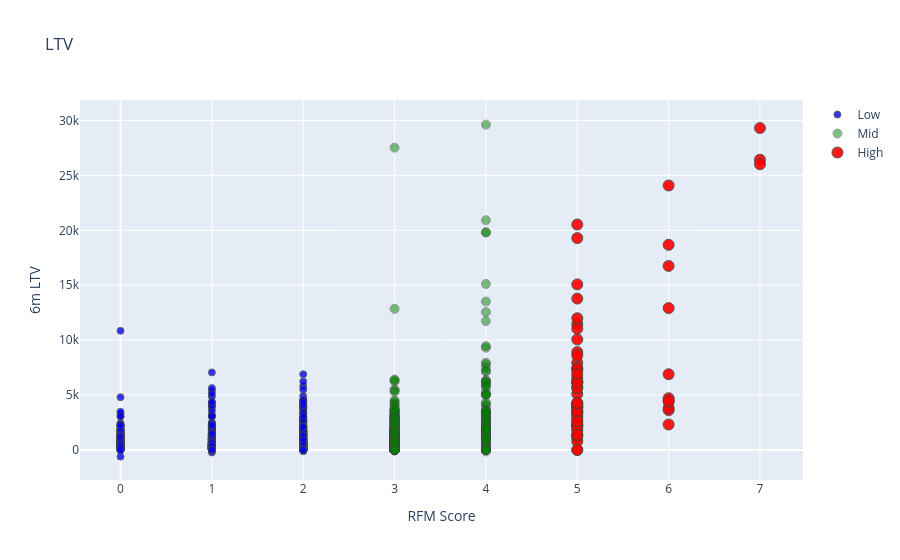

Here is the notebook cell this chart was saved with:
### Markdown cell above
### Merging 3months and 6months data and plot its scatterplot.

### Code cell
df_merge = pd.merge(df_user, df_user_6m, on='CustomerID', how='left')
df_merge = df_merge.fillna(0)

df_graph = df_merge.query("m6_Revenue < 30000")

plot_data = [
    go.Scatter(
        x=df_graph.query("Segment == 'Low-Value'")['OverallScore'],
        y=df_graph.query("Segment == 'Low-Value'")['m6_Revenue'],
        mode='markers',
        name='Low',
        marker= dict(size= 7,
            line= dict(width=1),
            color= 'blue',
            opacity= 0.8
           )
    ),
        go.Scatter(
        x=df_graph.query("Segment == 'Mid-Value'")['OverallScore'],
        y=df_graph.query("Segment == 'Mid-Value'")['m6_Revenue'],
        mode='markers',
        name='Mid',
        marker= dict(size= 9,
            line= dict(width=1),
            color= 'green',
            opacity= 0.5
           )
    ),
        go.Scatter(
        x=df_graph.query("Segment == 'High-Value'")['OverallScore'],
        y=df_graph.query("Segment == 'High-Value'")['m6_Revenue'],
        mode='markers',
        name='High',
        marker= dict(size= 11,
            line= dict(width=1),
            color= 'red',
            opacity= 0.9
           )
    ),
]

plot_layout = go.Layout(
        yaxis= {'title': "6m LTV"},
        xaxis= {'title': "RFM Score"},
        title='LTV'
    )
fig = go.Figure(data=plot_data, layout=plot_layout)
fig.show()

### Figure 1 — Plotly figure (JSON) as saved in the notebook; plotly's stock layout.template omitted (floating-point values rounded to 4 significant figures; data arrays with more than 128 entries replaced by an {"elided": "..."} marker saying what was removed)
{"data": [{"marker": {"color": "blue", "line": {"width": 1}, "opacity": 0.8, "size": 7}, "mode": "markers", "name": "Low", "type": "scatter", "x": {"elided": "1171 int values"}, "y": {"elided": "1171 float values"}}, {"marker": {"color": "green", "line": {"width": 1}, "opacity": 0.5, "size": 9}, "mode": "markers", "name": "Mid", "type": "scatter", "x": {"elided": "597 int values"}, "y": {"elided": "597 float values"}}, {"marker": {"color": "red", "line": {"width": 1}, "opacity": 0.9, "size": 11}, "mode": "markers", "name": "High", "type": "scatter", "x": [5, 5, 5, 5, 5, 5, 5, 5, 5, 5, 5, 5, 5, 5, 5, 5, 5, 5, 5, 5, 5, 5, 5, 5, 5, 5, 5, 5, 5, 5, 5, 5, 5, 5, 5, 5, 5, 5, 5, 5, 5, 5, 5, 5, 5, 5, 5, 5, 5, 6, 6, 6, 6, 6, 6, 6, 6, 7, 5, 5, 6, 6, 7, 7, 6], "y": [6170.0, 7945.0, 1100.0, 10060.0, 8910.0, 6124.0, 3604.0, 3435.0, 11460.0, 6568.0, 2324.0, 3143.0, 7459.0, 4016.0, 5100.0, 6262.0, 15080.0, 11040.0, 13780.0, 1813.0, 7263.0, 2153.0, 3994.0, 4270.0, 8603.0, 19290.0, 3904.0, 774.5, 0, 2163.0, 0, 2671.0, 5676.0, 1369.0, 7390.0, 5652.0, 3388.0, 3824.0, 2328.0, 2983.0, 6153.0, 3463.0, 1917.0, 6915.0, 1356.0, 4242.0, 4277.0, 2593.0, 1386.0, 2316.0, 4707.0, 3616.0, 3819.0, 6893.0, 18680.0, 4405.0, 4472.0, 26430.0, 11990.0, 20530, 16760.0, 12910.0, 29310.0, 26010.0, 24080.0]}], "layout": {"title": {"text": "LTV"}, "xaxis": {"title": {"text": "RFM Score"}}, "yaxis": {"title": {"text": "6m LTV"}}}}
